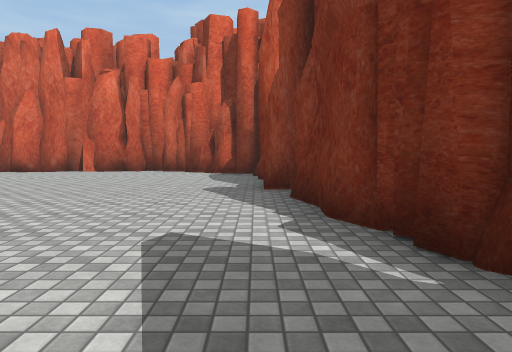
[1] (above)

18 first-person views from a walk through a Unity game level. The camera is 1.3 m above the floor, tilts 4° down and sees 70° across. Doors are open. The floor is counted in squares, 2 m on a side. Each view is taken from the middle of a square. On the plan, view 1 faces up. The plan holds only what a view shows up to about 11 squares ahead; the rest is blank. The place goes on beyond the plan. The player character is not drawn. Some animated figures are not drawn. Some surface patterns are stand-ins.

[2]
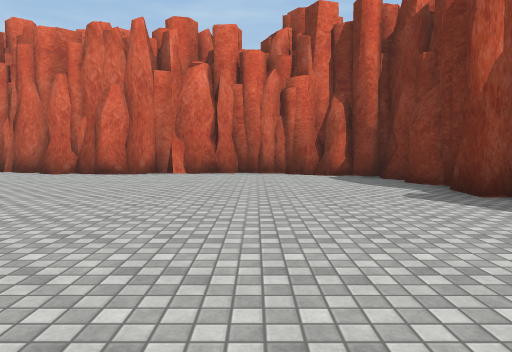

[3]
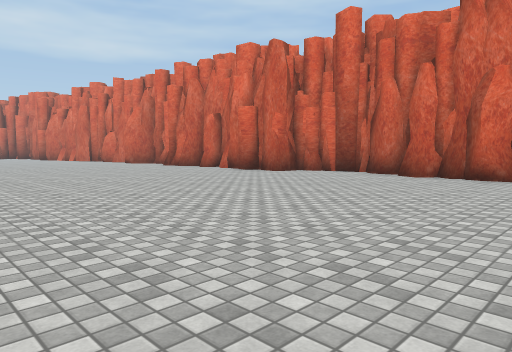

[4]
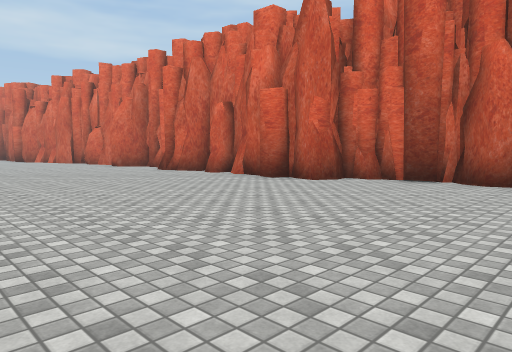

[5]
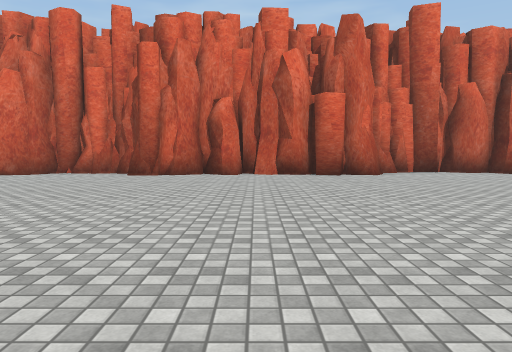

[6]
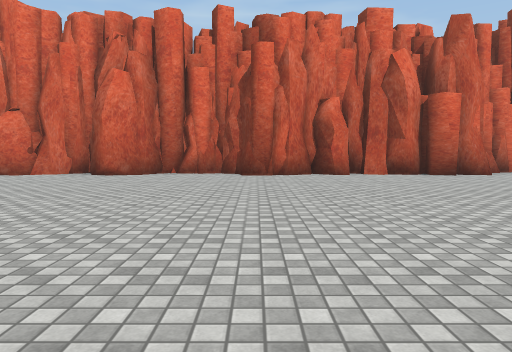

[7]
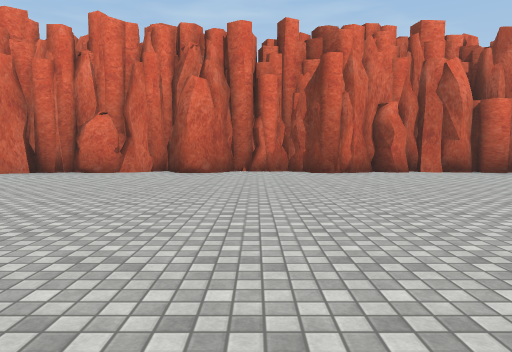

[8]
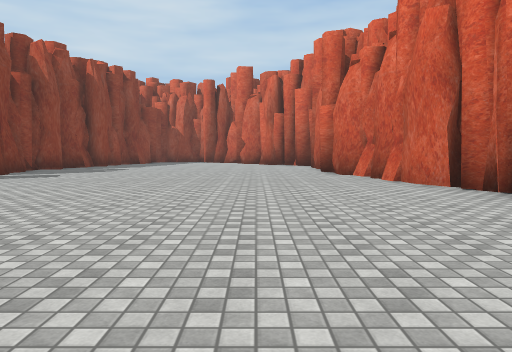

[9]
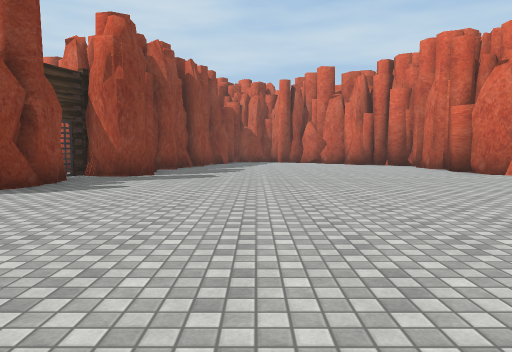

[10]
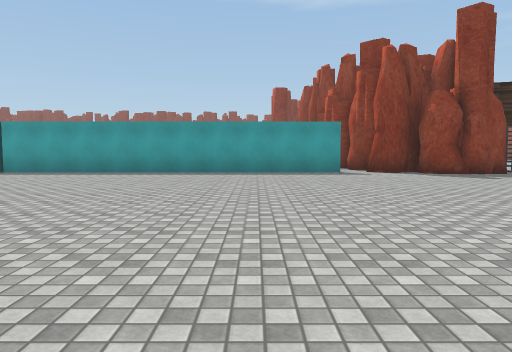

[11]
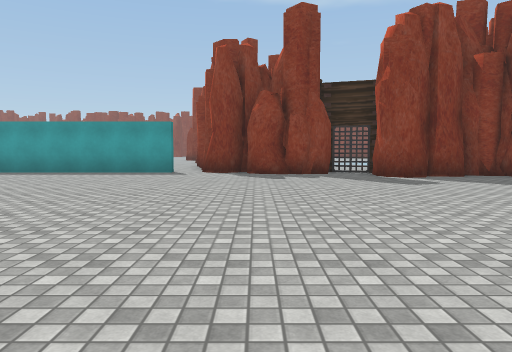

[12]
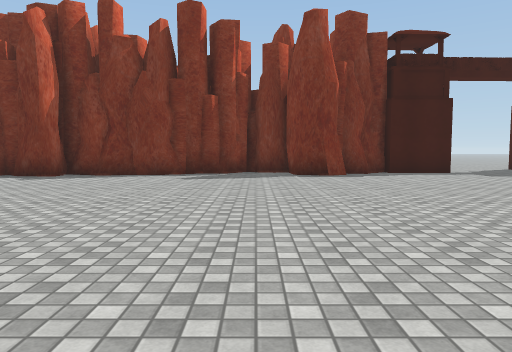

[13]
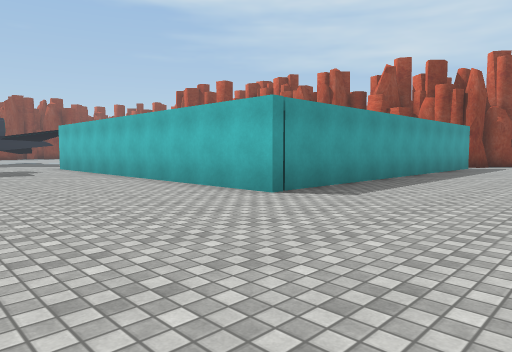

[14]
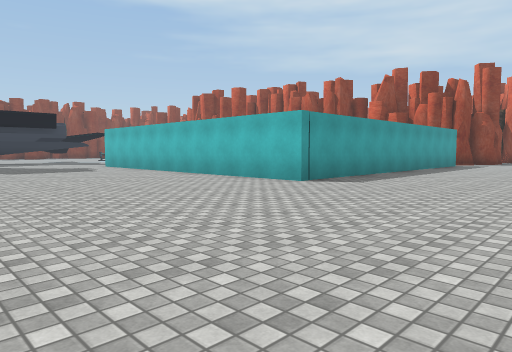

[15]
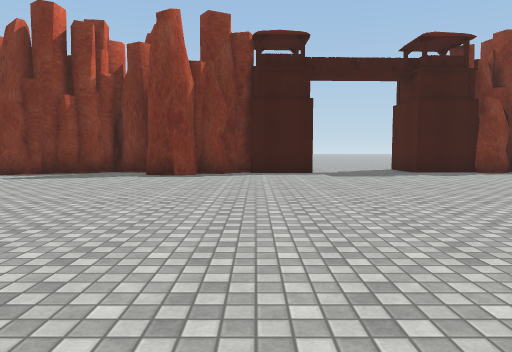

[16]
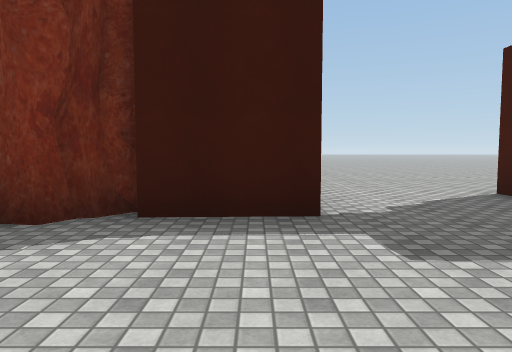

[17]
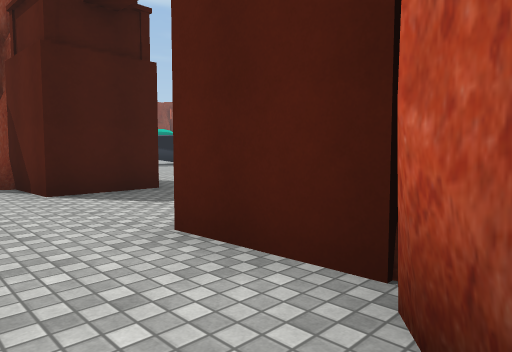

[18]
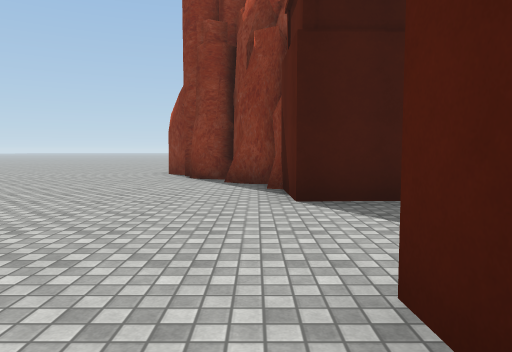

### Floor plan
Key: @ floor where view 1 was taken; # wall or solid block; . floor; D open door; O other object.
Columns run from 32 left of view 1 to 5 right of it. Each row starts with its distance up from view 1.
 12         #########  ############
 11     #######..#######...#####..###
 10 #####...........................#
  9 #...............................#
  8 ................................##
  7 ................................##
  6 ................................##
  5 .................................#
  4 .................................#
  3 .................................#
  2 .................................##
  1 ..................................#
  0 ##..............................@##
 -1 ######...........................##
 -2 # OO###.###########..............####.
 -3 #                 #...............##..
 -4                   #...............##..
 -5                   #..... .........D...
 -6                   #....    .......D...
 -7                   #....     ......D...
 -8                   #....       ....##..
 -9                   #....        ...##..
-10                    ...          ..###.
-11                                   ####
-12                                      #

Positions as (right, up) in squares from view 1, and headings:
1: (0, 0), facing up
2: (-3, 1), facing up
3: (-5, 2), facing up-left
4: (-8, 4), facing up-left
5: (-16, 1), facing up
6: (-19, 1), facing up
7: (-21, 0), facing up
8: (-21, 7), facing left
9: (-21, 3), facing left
10: (-22, 9), facing down
11: (-27, 9), facing down
12: (-9, 1), facing right
13: (-10, 2), facing down-left
14: (-8, 3), facing down-left
15: (-9, -3), facing right
16: (-2, -4), facing right
17: (5, -2), facing down-left
18: (4, -3), facing down
